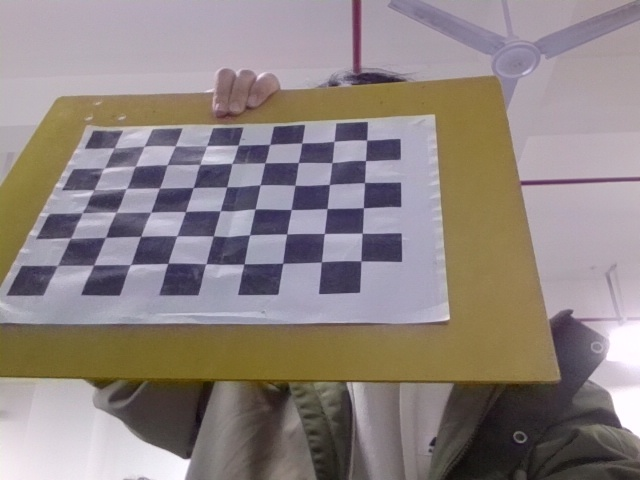
#> input picture calibration/calibration/images/calib_00.jpg, 640 x 480 px; its folder holds 4 pictures in this run
$ python calibrate.py
#> lines starting #> are read from the running program, lines starting #| are printed output that depends on the picture; after the words box and inside, x2 and y2 are one past the last pixel; in counts of white or black regions, pixels touching at a corner belong together
import cv2
import numpy as np
import glob
import os

# 棋盘格内角点数量
CHECKERBOARD = (9, 6)

# 每个小格的实际边长，单位mm
SQUARE_SIZE = 26.0

# 创建棋盘格三维坐标
objp = np.zeros(
    (9 * 6, 3),
    np.float32
)

objp[:, :2] = np.mgrid[
    0:9,
    0:6
].T.reshape(-1, 2)

objp *= SQUARE_SIZE

objpoints = []
imgpoints = []

images = glob.glob(
    "calibration/calibration/images/*.jpg"
)

if len(images) == 0:
    raise RuntimeError("没有找到标定照片")

image_size = None

for fname in images:

    img = cv2.imread(fname)
#> img is the input picture: shape (480, 640, 3); mean B, G, R 129.6, 131.8, 142.2

    if img is None:
        continue

    gray = cv2.cvtColor(
        img,
        cv2.COLOR_BGR2GRAY
    )
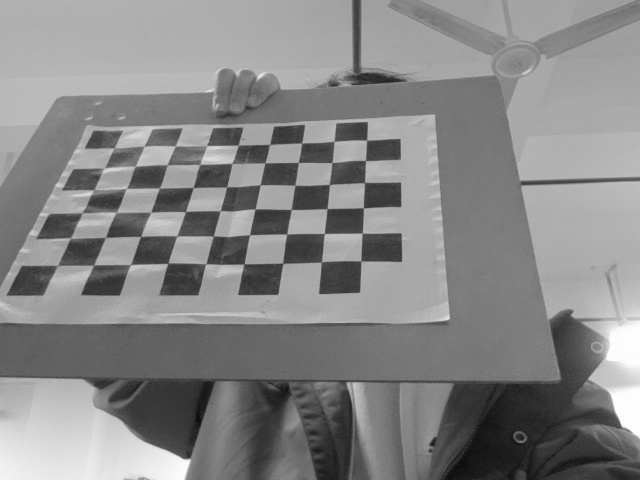
#> gray: shape (480, 640); min 9, max 254, mean 134.7

    image_size = gray.shape[::-1]
#> image_size = (640, 480)

    ret, corners = cv2.findChessboardCorners(
        gray,
        CHECKERBOARD,
        None
    )
#> ret = True; corners = 54 rows, first 8: [114.5, 147.4], [144, 146.2], [175.3, 145.9], [207.3, 145.6], [238.4, 145.1], [270.1, 144.6], [301.6, 143.2], [333.9, 141.3]

    if ret:

        criteria = (
            cv2.TERM_CRITERIA_EPS +
            cv2.TERM_CRITERIA_MAX_ITER,
            30,
            0.001
        )

        corners2 = cv2.cornerSubPix(
            gray,
            corners,
            (11, 11),
            (-1, -1),
            criteria
        )
#> corners2 = 54 rows, first 8: [114.2, 148.4], [144.2, 146.2], [175.2, 145.8], [206.8, 146], [238.2, 145.2], [269.7, 144.4], [301.7, 142.9], [334, 141.3]

        objpoints.append(objp.copy())
        imgpoints.append(corners2)

        cv2.drawChessboardCorners(
            img,
            CHECKERBOARD,
            corners2,
            ret
        )
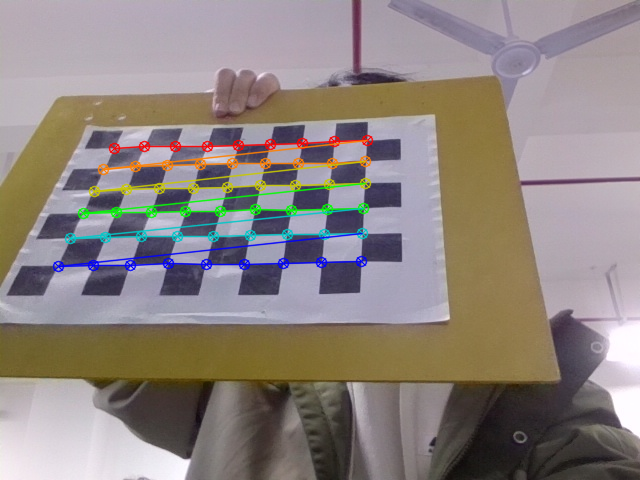
#> img: shape (480, 640, 3); 4.17% of pixels changed, all inside (x1, y1, x2, y2) = (52, 134, 374, 273)

        cv2.imshow(
            "Detected Corners",
            img
        )

        cv2.waitKey(200)
#> pass 2 of the loop `for fname in images:`:
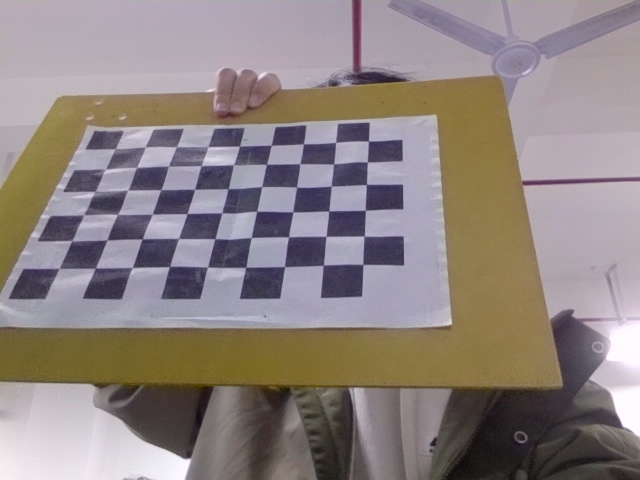
#> input picture calibration/calibration/images/calib_01.jpg, 640 x 480 px
#> img is the input picture: shape (480, 640, 3); mean B, G, R 129.1, 131.6, 142
#> `gray = cv2.cvtColor( img, cv2.COLOR_BGR2GRAY )`:
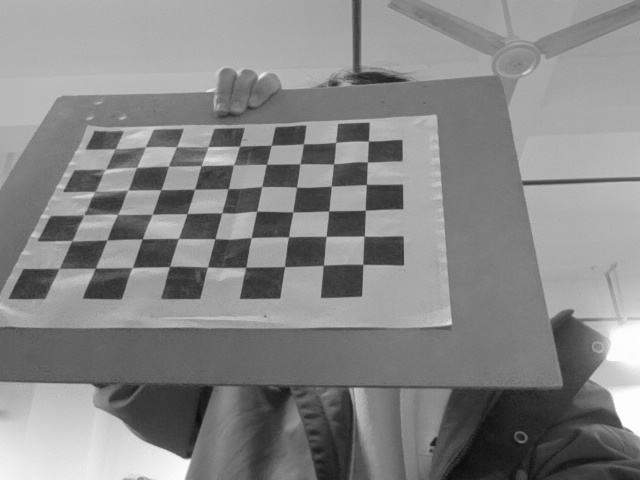
#> gray: shape (480, 640); min 11, max 254, mean 134.4
#> corners = 54 rows, first 8: [115.3, 148.6], [145.3, 147], [176.5, 146.7], [208.5, 146.8], [239.3, 146.4], [271.4, 145.6], [303.7, 143.4], [335.7, 142.3]
#> corners2 = 54 rows, first 8: [115.2, 149.1], [145.4, 146.8], [176.4, 146.6], [208.3, 147.2], [239.5, 146.2], [271.2, 145.2], [303.4, 143.8], [335.6, 142.4]
#> `cv2.drawChessboardCorners( img, CHECKERBOARD, corners2, ret )`:
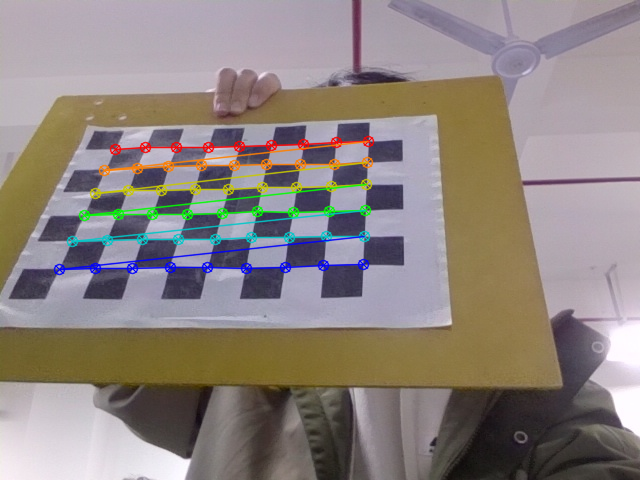
#> img: shape (480, 640, 3); 4.18% of pixels changed, all inside (x1, y1, x2, y2) = (53, 135, 375, 276)
#> pass 3 of the loop `for fname in images:`:
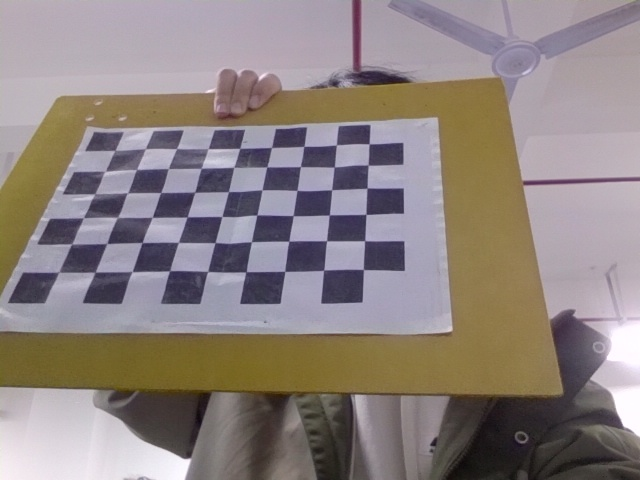
#> input picture calibration/calibration/images/calib_02.jpg, 640 x 480 px
#> img is the input picture: shape (480, 640, 3); mean B, G, R 128.3, 131, 141.5
#> `gray = cv2.cvtColor( img, cv2.COLOR_BGR2GRAY )`:
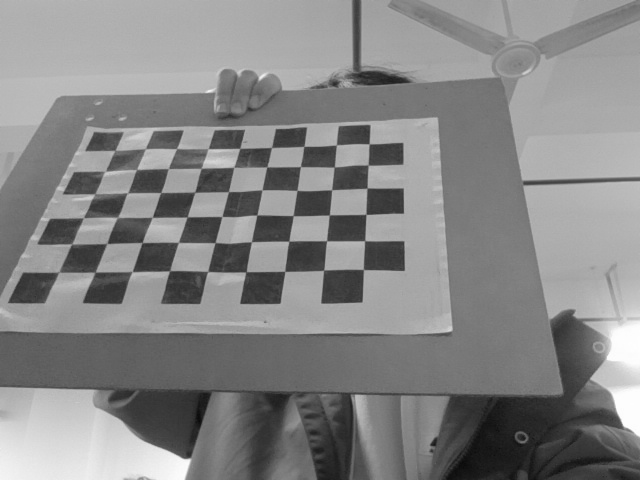
#> gray: shape (480, 640); min 9, max 254, mean 133.8
#> corners = 54 rows, first 8: [115, 150.4], [145.6, 148.9], [176.5, 148.6], [207.9, 149], [239.4, 148.7], [271.6, 147.7], [303.9, 146.3], [336.3, 145]
#> corners2 = 54 rows, first 8: [114.9, 150.7], [145.3, 148.7], [176.5, 148.6], [208.3, 149.2], [239.7, 148.4], [271.5, 147.5], [303.8, 146.4], [336.3, 144.9]
#> `cv2.drawChessboardCorners( img, CHECKERBOARD, corners2, ret )`:
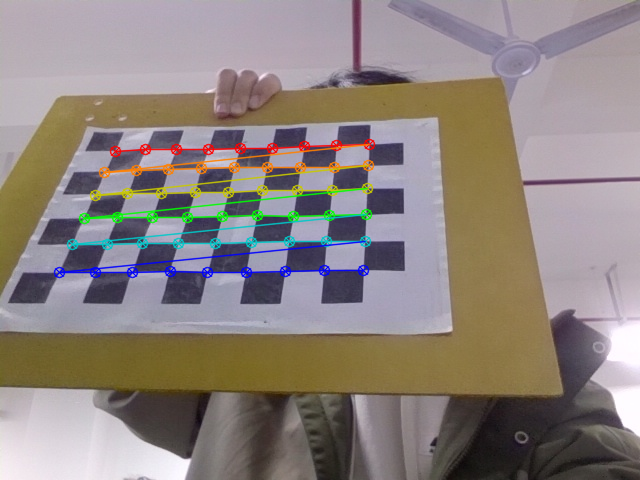
#> img: shape (480, 640, 3); 4.21% of pixels changed, all inside (x1, y1, x2, y2) = (53, 138, 376, 279)
#> the loop made 4 passes; the first 3 are shown

cv2.destroyAllWindows()

if len(objpoints) < 10:
#> (the run stopped early here; a loop or call above may not have finished)
